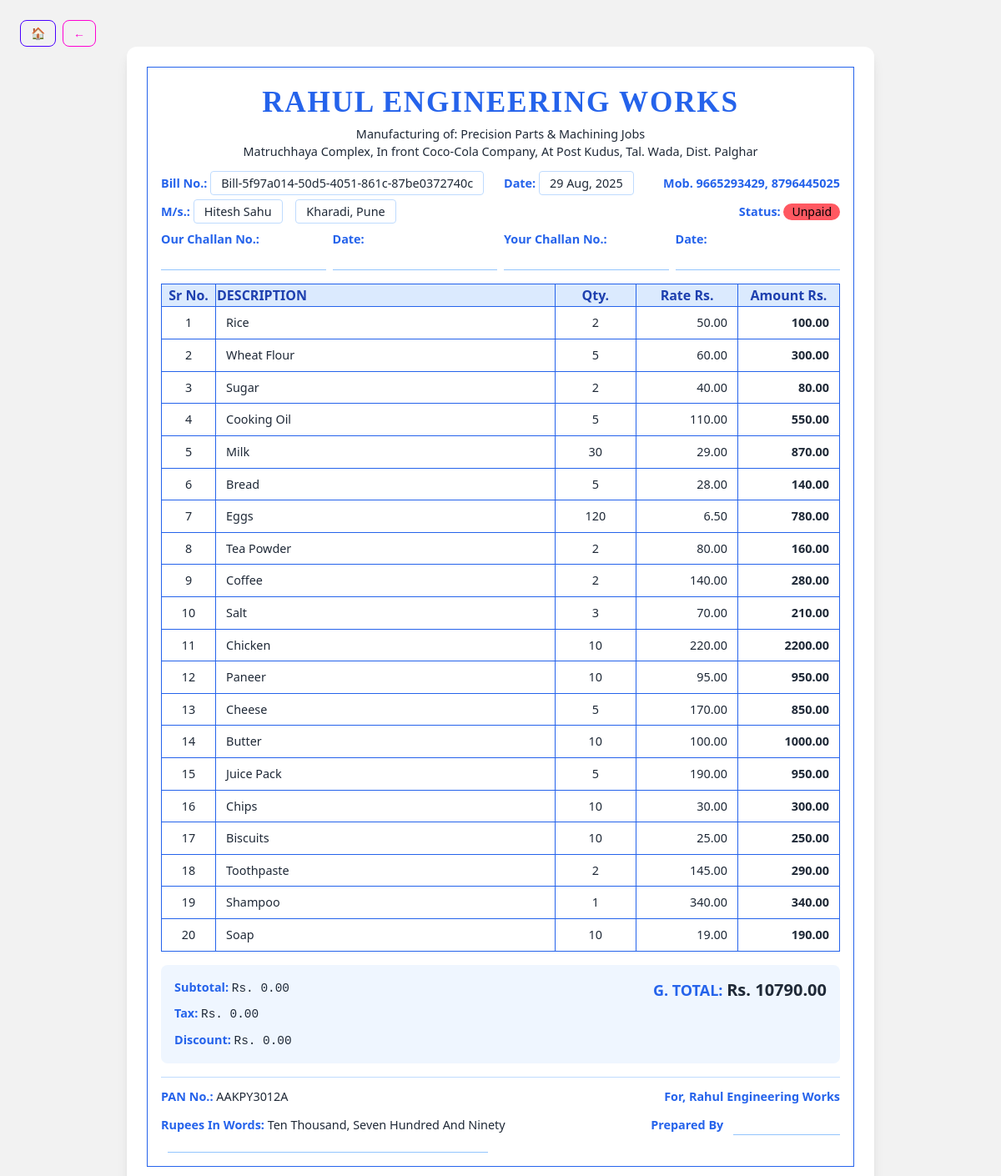
The page /billing/bills/8/detail/ on the database its author committed.
### billing/models.py (models this page shows, shortened)
class Bill(models.Model):
    PAYMENT_STATUS = [
        ("Unpaid", "Unpaid"),
        ("Paid", "Paid"),
        ("Partial", "Partial"),
    ]
    customer = models.ForeignKey(Customer, on_delete=models.CASCADE)
    bill_number = models.CharField(max_length=20, unique=True)
    date = models.DateTimeField(auto_now_add=True)
    subtotal = models.DecimalField(max_digits=12, decimal_places=2, default=0)
    tax = models.DecimalField(max_digits=12, decimal_places=2, default=0)
    discount = models.DecimalField(max_digits=12, decimal_places=2, default=0)
    total_amount = models.DecimalField(max_digits=12, decimal_places=2)
    payment_status = models.CharField(max_length=20, choices=PAYMENT_STATUS, default="Unpaid")
    due_date = models.DateField(blank=True, null=True)
    notes = models.TextField(blank=True, null=True)

class Customer(models.Model):
    name = models.CharField(max_length=150)
    email = models.EmailField(blank=True, null=True)
    phone = models.CharField(max_length=15)
    address = models.TextField(blank=True, null=True)
    gst_number = models.CharField(max_length=20, blank=True, null=True)
    created_at = models.DateTimeField(auto_now_add=True)
    updated_at = models.DateTimeField(auto_now=True)

class BillItem(models.Model):
    bill = models.ForeignKey(Bill, related_name="items", on_delete=models.CASCADE)
    product = models.CharField(max_length=100)
    quantity = models.PositiveIntegerField()
    price = models.DecimalField(max_digits=12, decimal_places=2)  # price per unit at sale time
    total = models.DecimalField(max_digits=12, decimal_places=2)  # quantity * price

### billing/views.py (the view)
# urls.py: path('bills/<int:pk>/detail/', views.bill_detail_htmx, name='bill_detail_htmx'),
def bill_detail_htmx(request, pk):
    bill = get_object_or_404(Bill, pk=pk)
    rupees_in_words = num2words(int(bill.total_amount), to='cardinal', lang='en_IN').title()
    return render(request, "bill_detail_readonly.html", {"bill": bill, "rupees_in_words": rupees_in_words})

### billing/templates/bill_detail_readonly.html (shortened to what this page needs)
{% load static %}
<!DOCTYPE html>
<html lang="en" data-theme="light">
<head>
    <link href="https://cdn.jsdelivr.net/npm/daisyui@4.12.10/dist/full.min.css" rel="stylesheet" />
    <script src="https://cdn.tailwindcss.com"></script>
</head>
<body class="p-6 bg-base-200">
    <div>
        <div class="col-span-4 relative flex items-center">
            <a href="{% url 'dashboard' %}" class="btn btn-sm btn-outline btn-primary">
                🏠
            </a>
            <button onclick="history.back()" class="btn btn-sm btn-outline btn-secondary mx-2">
                ←
            </button>
        </div>
    </div>
    <div class="max-w-4xl mx-auto bg-white shadow-lg rounded-xl overflow-hidden">
        <div class="bill-border m-6 p-4">
            <div class="text-center mb-4">
                <div class="bill-header tracking-wider">RAHUL ENGINEERING WORKS</div>
                <div class="bill-small">Manufacturing of: Precision Parts & Machining Jobs</div>
                <div class="bill-small mb-3">Matruchhaya Complex, In front Coco-Cola Company, At Post Kudus, Tal. Wada, Dist. Palghar</div>
            </div>
            <div class="flex justify-between bill-small mb-3">
                <div>
                    <span class="bill-label">Bill No.:</span> <span class="border border-blue-200 px-3 py-1 rounded">{{ bill.bill_number }}</span>
                    <span class="ml-5 bill-label">Date:</span> <span class="border border-blue-200 px-3 py-1 rounded">{{ bill.date|date:"d M, Y" }}</span>
                </div>
                <div>
                    <span class="bill-label">Mob. 9665293429, 8796445025</span>
                </div>
            </div>
            <div class="flex justify-between bill-small mb-3">
                <div>
                    <span class="bill-label">M/s.:</span>
                    <span class="border border-blue-200 px-3 py-1 rounded">{{ bill.customer.name }}</span>
                    {% if bill.customer.address %}
                    <span class="ml-3 border border-blue-200 px-3 py-1 rounded">{{ bill.customer.address }}</span>
                    {% endif %}
                </div>
                <div>
                    <span class="bill-label">Status:</span>
                    {% if bill.payment_status == 'Paid' %}
                        <span class="badge badge-success">{{ bill.payment_status }}</span>
                    {% elif bill.payment_status == 'Unpaid' %}
                        <span class="badge badge-error">{{ bill.payment_status }}</span>
                    {% else %}
                        <span class="badge badge-warning">{{ bill.payment_status }}</span>
                    {% endif %}
                </div>
            </div>
            <div class="grid grid-cols-2 md:grid-cols-4 gap-2 bill-small mb-4">
                <div>
                    <span class="bill-label">Our Challan No.:</span>
                    <div class="border-b border-blue-300 mt-1">&nbsp;</div>
                </div>
                <div>
                    <span class="bill-label">Date:</span>
                    <div class="border-b border-blue-300 mt-1">&nbsp;</div>
                </div>
                <div>
                    <span class="bill-label">Your Challan No.:</span>
                    <div class="border-b border-blue-300 mt-1">&nbsp;</div>
                </div>
                <div>
                    <span class="bill-label">Date:</span>
                    <div class="border-b border-blue-300 mt-1">&nbsp;</div>
                </div>
            </div>
            <div class="mb-4">
                <table class="bill-table w-full table-fixed">
                    <thead>
                        <tr class="bg-blue-100 text-blue-800">
                            <th class="w-[8%] text-center">Sr No.</th>
                            <th class="w-[50%] text-left">DESCRIPTION</th>
                            <th class="w-[12%] text-center">Qty.</th>
                            <th class="w-[15%] text-center">Rate Rs.</th>
                            <th class="w-[15%] text-center">Amount Rs.</th>
                        </tr>
                    </thead>
                    <tbody>
                        {% for item in bill.items.all %}
                        <tr class="hover:bg-blue-50">
                            <td class="px-3 py-2 text-center bill-small">{{ forloop.counter }}</td>
                            <td class="px-3 py-2 bill-small text-left break-words break-all hyphens-auto">{{ item.product }}</td>
                            <td class="px-3 py-2 text-center bill-small">{{ item.quantity }}</td>
                            <td class="px-3 py-2 text-right bill-small">{{ item.price }}</td>
                            <td class="px-3 py-2 text-right bill-small font-semibold">{{ item.total }}</td>
                        </tr>
                        {% endfor %}
                    </tbody>
                </table>
            </div>
            <div class="bg-blue-50 p-4 rounded-lg mb-4">
                <div class="grid grid-cols-1 md:grid-cols-2 gap-4 bill-small">
                    <div class="space-y-2">
                        <div><span class="bill-label">Subtotal:</span> <span class="font-mono">Rs. {{ bill.subtotal }}</span></div>
                        <div><span class="bill-label">Tax:</span> <span class="font-mono">Rs. {{ bill.tax }}</span></div>
                        <div><span class="bill-label">Discount:</span> <span class="font-mono">Rs. {{ bill.discount }}</span></div>
                    </div>
                    <div class="text-right">
                        <span class="text-lg font-bold bill-label">
                            G. TOTAL:
                        </span> <span class="text-xl font-bold ">Rs. {{ bill.total_amount }}</span>
                    </div>
                </div>
            </div>
            <div class="flex justify-between bill-small mb-3 border-t border-blue-200 pt-3">
                <span><span class="bill-label">PAN No.:</span> AAKPY3012A</span>
                <span class="bill-label">For, Rahul Engineering Works</span>
            </div>
            <div class="flex justify-between bill-small">
                <span class="flex-1">
                    <span class="bill-label">Rupees In Words:</span> <span>{{rupees_in_words}}</span>
                    <span class="border-b border-blue-300 ml-2 inline-block w-96">&nbsp;</span>
                </span>
                <span class="ml-4">
                    <span class="bill-label">Prepared By</span>
                    <span class="border-b border-blue-300 ml-2 inline-block w-32">&nbsp;</span>
                </span>
            </div>
        </div>
    </div>
</body>
</html>

### billing/templates/bill_detail_readonly.html (style rules this page uses)
.bill-border { border: 1.5px solid #2563eb; }
.bill-table th, .bill-table td { border: 1px solid #2563eb; }
.bill-table { border-collapse: collapse; width: 100%; }
.bill-header { color: #2563eb; font-family: 'Times New Roman', serif; font-weight: bold; font-size: 2.2rem; }
.bill-label { color: #2563eb; font-weight: 700; }
.bill-small { font-size: 0.9rem; }

### rows shown on the page
Bill: bill_number "Bill-5f97a014-50d5-4051-861c-87be0372740c", date "29 Aug, 2025", customer.name "Hitesh Sahu", customer.address "Kharadi, Pune", payment_status "Unpaid", subtotal "0.00", tax "0.00", discount "0.00", total_amount "10790.00"
BillItem: product "Rice", quantity "2", price "50.00", total "100.00"
BillItem: product "Wheat Flour", quantity "5", price "60.00", total "300.00"
BillItem: product "Sugar", quantity "2", price "40.00", total "80.00"
BillItem: product "Cooking Oil", quantity "5", price "110.00", total "550.00"
BillItem: product "Milk", quantity "30", price "29.00", total "870.00"
BillItem: product "Bread", quantity "5", price "28.00", total "140.00"
BillItem: product "Eggs", quantity "120", price "6.50", total "780.00"
BillItem: product "Tea Powder", quantity "2", price "80.00", total "160.00"
BillItem: product "Coffee", quantity "2", price "140.00", total "280.00"
BillItem: product "Salt", quantity "3", price "70.00", total "210.00"
BillItem: product "Chicken", quantity "10", price "220.00", total "2200.00"
BillItem: product "Paneer", quantity "10", price "95.00", total "950.00"
BillItem: product "Cheese", quantity "5", price "170.00", total "850.00"
BillItem: product "Butter", quantity "10", price "100.00", total "1000.00"
BillItem: product "Juice Pack", quantity "5", price "190.00", total "950.00"
BillItem: product "Chips", quantity "10", price "30.00", total "300.00"
BillItem: product "Biscuits", quantity "10", price "25.00", total "250.00"
BillItem: product "Toothpaste", quantity "2", price "145.00", total "290.00"
BillItem: product "Shampoo", quantity "1", price "340.00", total "340.00"
BillItem: product "Soap", quantity "10", price "19.00", total "190.00"

### other values the page prints
{{ rupees_in_words }} "Ten Thousand, Seven Hundred And Ninety"
